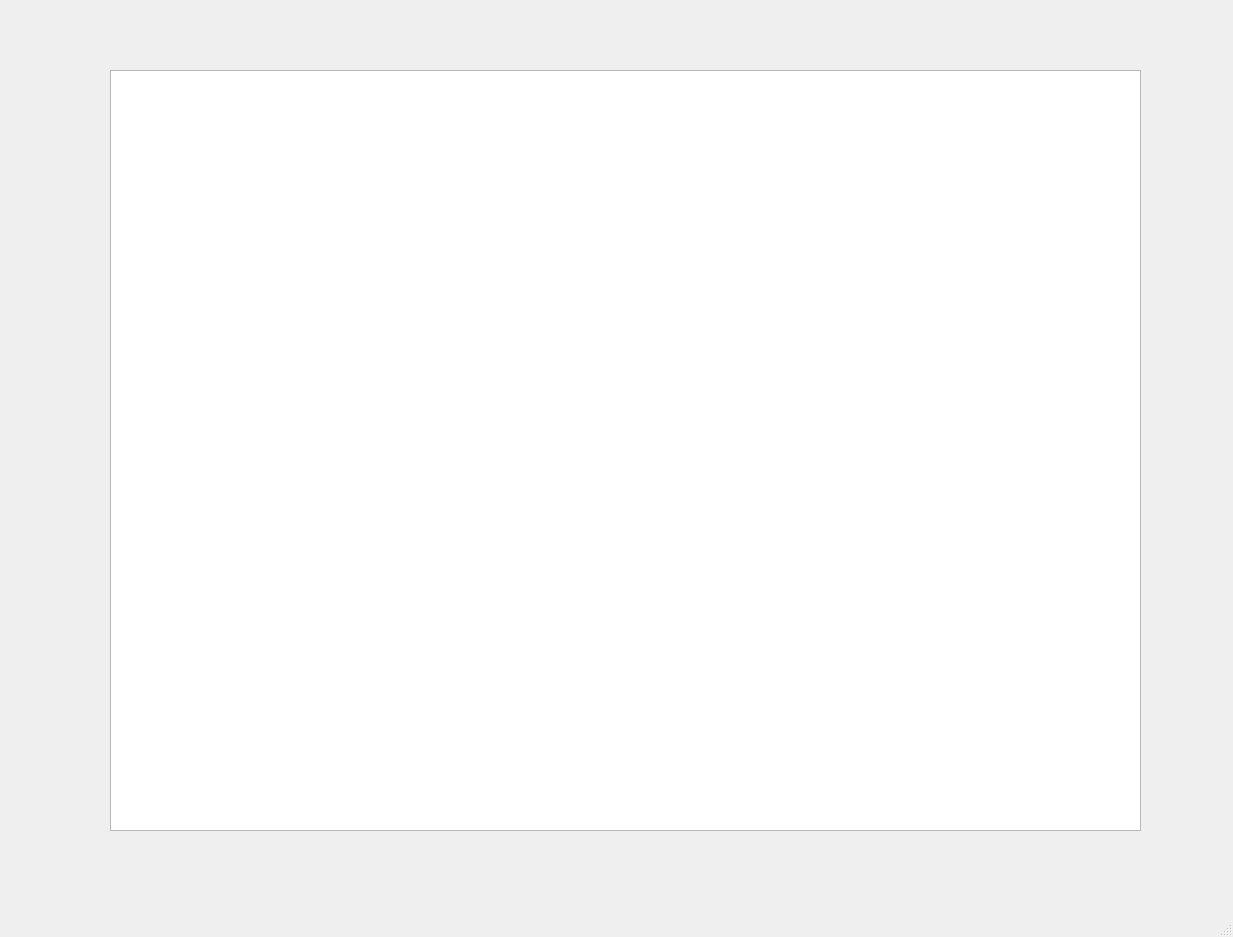
<?xml version="1.0" encoding="UTF-8"?>
<ui version="4.0">
 <class>MainWindow</class>
 <widget class="QMainWindow" name="MainWindow">
  <property name="geometry">
   <rect>
    <x>0</x>
    <y>0</y>
    <width>1233</width>
    <height>937</height>
   </rect>
  </property>
  <property name="windowTitle">
   <string>MainWindow</string>
  </property>
  <widget class="QWidget" name="centralwidget">
   <widget class="QTreeView" name="treeView">
    <property name="geometry">
     <rect>
      <x>110</x>
      <y>70</y>
      <width>1031</width>
      <height>761</height>
     </rect>
    </property>
   </widget>
  </widget>
  <widget class="QMenuBar" name="menubar">
   <property name="geometry">
    <rect>
     <x>0</x>
     <y>0</y>
     <width>1233</width>
     <height>30</height>
    </rect>
   </property>
  </widget>
  <widget class="QStatusBar" name="statusbar"/>
 </widget>
 <resources/>
 <connections/>
</ui>
